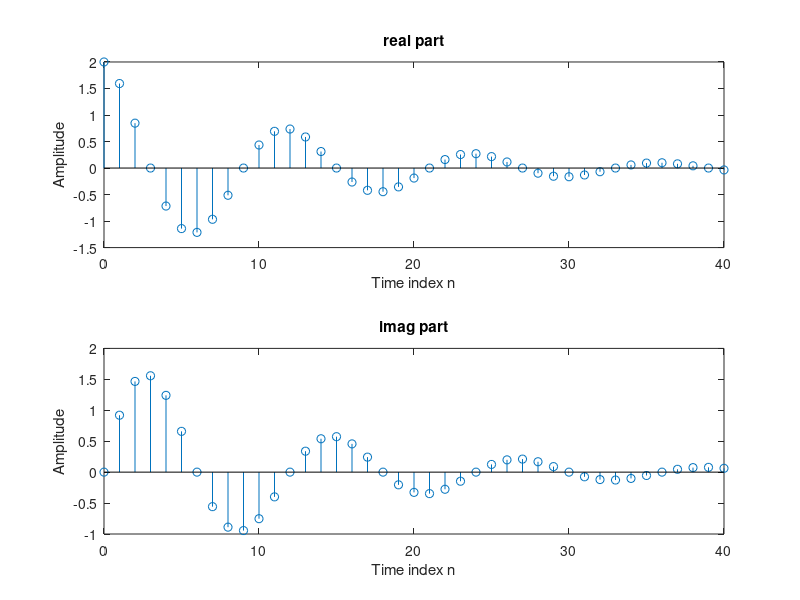

The MATLAB script that drew this image:
%generation of complex exponential signal
clf;
c = -(1/12) + (pi/6)*i;
K = 2;
n = 0 : 40;
x = K*exp(c*n)
%logic for oscillating signal always involves pi
subplot(2,1,1);
stem(n, real(x));
xlabel('Time index n'); ylabel('Amplitude');
title ('real part');
%logic for oscillating signal always involves pi
subplot(2,1,2);
stem(n,imag(x));
xlabel('Time index n'); ylabel('Amplitude');
title('imag part');
